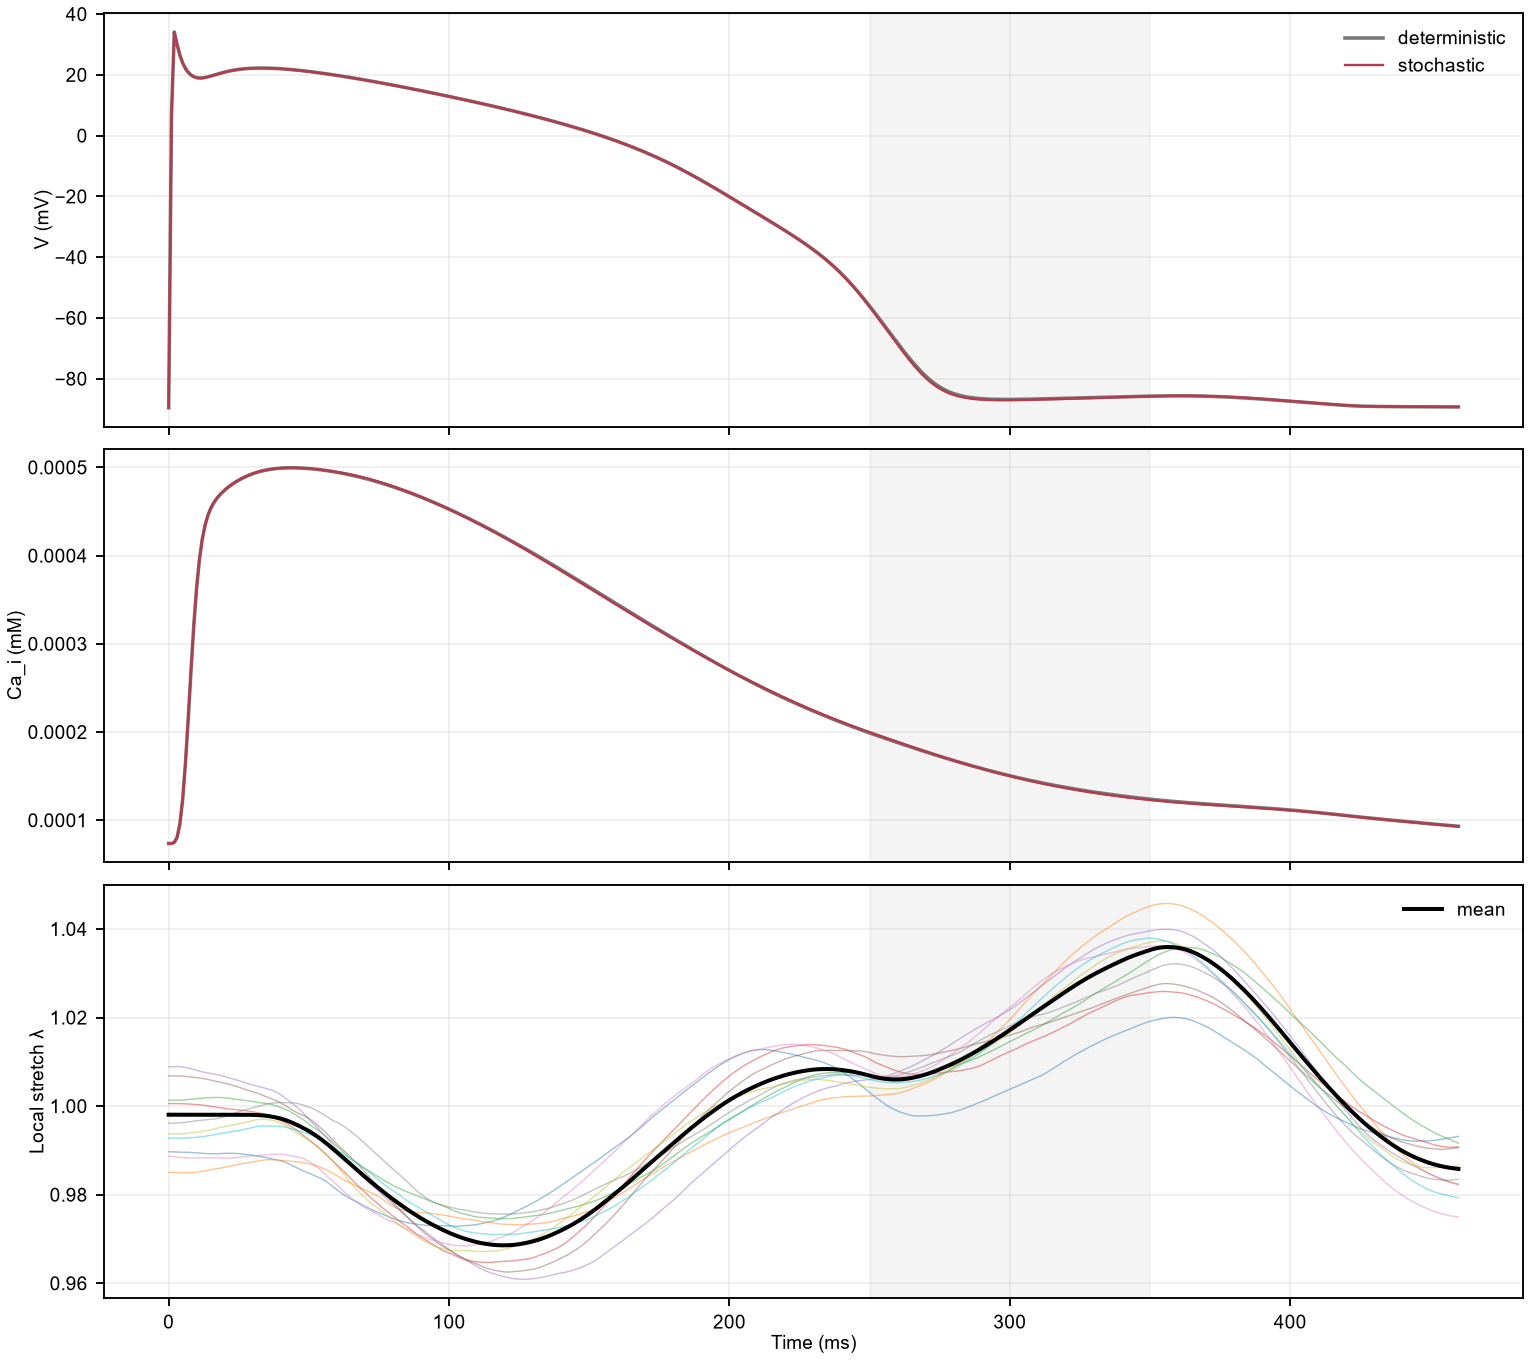

Reproduce this figure in Python.
"""Partitioned closed-loop solver retaining the upstream Euler-Maruyama noise.

The electrical ODE is solved over short windows. Within each window, the
published sarcomere Euler-Maruyama step uses the same random draw at every
fixed-point iteration. This is a numerical co-simulation of two published
modules with an explicitly exploratory activation/length bridge.
"""
from __future__ import annotations

import json
from pathlib import Path

import matplotlib
matplotlib.use("Agg")
import matplotlib.pyplot as plt
import numpy as np
import torch
from scipy.integrate import solve_ivp

from sarcomere_closed_loop import ClosedLoop, initial_state, ROOT, HERE

WINDOW_MS = 20.0


def source_noise(n, steps, amplitudes, seed, dt_ms):
    """The upstream code's iid normal / sqrt(dt_s) convention."""
    rng = np.random.default_rng(seed)
    dt_s = dt_ms/1000
    thermal = rng.normal(0, amplitudes[0], (steps, n))/np.sqrt(dt_s)
    active = rng.normal(0, amplitudes[1], (steps, n))/np.sqrt(dt_s)
    return thermal, active


def mechanical_window(model, start, y0, electrical, noise, pulse, dt_ms=2.0):
    nsteps = electrical.shape[0]-1
    n = model.n
    v = y0[50:50+n].copy()
    x = y0[50+n:50+2*n].copy()
    loc = np.zeros((nsteps+1, 2*n))
    loc[0] = np.r_[v,x]
    lam = np.zeros(nsteps+1)
    lam[0] = 1-model.length_scale*np.mean(x)
    amplitude, onset, offset = pulse
    for j in range(nsteps):
        t = start + j*dt_ms
        act = (float(np.clip((1-electrical[j,46])/model.activation_scale,0,1))
               if model.calcium_motor else 0.)
        p = model.sarcomeres.model_params
        prestrain = amplitude if onset <= t < offset else 0.0
        f_det = (model.sarcomeres.force_single(x,v,act) -
                 p.k_l/(p.mu*p.N)*(np.sum(x)-prestrain))
        eta = (noise[0][:,j] + noise[1][:,j]*
               model.sarcomeres.n_active_motors(v)*act)
        # Identical ordering to the original Model.integrate().
        v_new = v + (f_det+eta)*dt_ms/1000
        x_new = x + v*dt_ms/1000
        v,x = v_new,x_new
        loc[j+1] = np.r_[v,x]
        lam[j+1] = 1-model.length_scale*np.mean(x)
    return loc,lam


def run_stochastic(model, initial, pulse=(-5.,250.,350.), duration=460.,
                   noise_amplitudes=(2.2,9.), seed=20261018,
                   max_iter=4, convergence=1e-5, dt_ms=1.0):
    if duration % WINDOW_MS or WINDOW_MS % dt_ms:
        raise ValueError("duration and window must align with the mechanical grid")
    nsteps = int(duration/dt_ms)
    thermal,active = source_noise(model.n,nsteps,noise_amplitudes,seed,dt_ms)
    state = initial.copy()
    all_states=[state.copy()]
    all_lam=[1-model.length_scale*np.mean(state[50+model.n:])]
    convergence_records=[]
    for start in np.arange(0,duration,WINDOW_MS):
        grid = np.arange(start,start+WINDOW_MS+dt_ms/2,dt_ms)
        first = int(start/dt_ms)
        count=len(grid)-1
        local_noise = (thermal[first:first+count].T,active[first:first+count].T)
        _,_,lam0,dlam0=model.fields(state)
        guess = lam0+(grid-start)*dlam0
        for iteration in range(max_iter):
            dguess = np.gradient(guess, dt_ms)
            def e_rhs(t, y):
                lam=float(np.interp(t,grid,guess)) if model.electrical_feedback else 1.
                dlam=float(np.interp(t,grid,dguess)) if model.electrical_feedback else 0.
                with torch.no_grad():
                    return model.electrical(torch.from_numpy(y),torch.tensor(t),
                                            torch.tensor(lam),torch.tensor(dlam)).numpy()
            sol=solve_ivp(e_rhs,(grid[0],grid[-1]),state[:50],method="BDF",
                          t_eval=grid,max_step=dt_ms,rtol=1e-6,atol=1e-8)
            if not sol.success:
                raise RuntimeError(f"electrical solve failed at {start} ms: {sol.message}")
            local,lam=mechanical_window(model,start,state,sol.y.T,
                                        local_noise,pulse,dt_ms=dt_ms)
            mismatch=float(np.max(np.abs(lam-guess)))
            guess=lam
            if mismatch < convergence:
                break
        convergence_records.append({"start_ms":float(start),
                                    "iterations":iteration+1,
                                    "max_lambda_update":mismatch})
        seg=np.c_[sol.y.T,local]
        all_states.extend(seg[1:])
        all_lam.extend(lam[1:])
        state=seg[-1].copy()
    t=np.arange(0,duration+dt_ms/2,dt_ms)
    state=np.asarray(all_states)
    lam=np.asarray(all_lam)
    return {"time_ms":t,"state":state,"lambda":lam,
            "local_lambda":1-model.length_scale*state[:,50+model.n:],
            "convergence":convergence_records,
            "max_iteration_update":max(x["max_lambda_update"] for x in convergence_records)}


def main():
    torch.set_num_threads(1)
    y0=initial_state()
    deterministic=run_stochastic(ClosedLoop(),y0,noise_amplitudes=(0.,0.))
    reference=np.load(HERE/"sarcomere_closed_loop.npz")
    tt=deterministic["time_ms"].astype(int)
    native=reference["closed_pulse_state"][tt]
    ref_lam=reference["closed_pulse_lambda"][tt]
    errors={"voltage_mV":float(np.max(np.abs(deterministic["state"][:,0]-native[:,0]))),
            "calcium_uM":float(1000*np.max(np.abs(deterministic["state"][:,5]-native[:,5]))),
            "lambda":float(np.max(np.abs(deterministic["lambda"]-ref_lam)))}
    print("deterministic_split_vs_monolithic",errors,flush=True)
    stochastic=run_stochastic(ClosedLoop(),y0)
    report={"method":"partitioned 20-ms electrical BDF / 1-ms Euler-Maruyama refinement of published sarcomere SDE with fixed-point coupling",
            "sarcomere_original_quickstart_dt_ms":2.0,
            "numerical_refinement_dt_ms":1.0,
            "original_noise_amplitudes":[2.2,9.],
            "deterministic_split_vs_monolithic_max_abs":errors,
            "stochastic_max_iteration_update":stochastic["max_iteration_update"],
            "windows_at_iteration_limit":int(sum(x["iterations"]==4 and x["max_lambda_update"]>=1e-5 for x in stochastic["convergence"])),
            "stochastic_lambda_range":[float(stochastic["lambda"].min()),float(stochastic["lambda"].max())],
            "stochastic_local_lambda_std_peak":float(stochastic["local_lambda"].std(axis=1).max()),
            "stochastic_vs_deterministic_V_max_mV":float(np.max(np.abs(stochastic["state"][:,0]-deterministic["state"][:,0]))),
            "interpretation_limit":"Exploratory Land thin-filament activation and length scale; no force-unit matching or synchronized AP/Ca/sarcomere experimental validation"}
    (HERE/"sarcomere_stochastic_cosim.json").write_text(json.dumps(report,indent=2),encoding="utf-8")
    np.savez_compressed(HERE/"sarcomere_stochastic_cosim.npz",
                        time_ms=stochastic["time_ms"],state=stochastic["state"],
                        lambda_mean=stochastic["lambda"],local_lambda=stochastic["local_lambda"],
                        deterministic_state=deterministic["state"],
                        deterministic_lambda=deterministic["lambda"])
    fig,ax=plt.subplots(3,1,figsize=(9,8),sharex=True,layout="constrained")
    t=stochastic["time_ms"]
    for j,label in ((0,"V (mV)"),(5,"Ca_i (mM)")):
        row=0 if j==0 else 1
        ax[row].plot(t,deterministic["state"][:,j],color="#777",label="deterministic")
        ax[row].plot(t,stochastic["state"][:,j],color="#b43b4d",label="stochastic",lw=1)
        ax[row].set_ylabel(label)
    ax[2].plot(t,stochastic["local_lambda"][:,::2],lw=.6,alpha=.45)
    ax[2].plot(t,stochastic["lambda"],color="black",lw=1.7,label="mean")
    ax[2].set_ylabel("Local stretch λ")
    for a in ax:
        a.axvspan(250,350,color="#ddd",alpha=.3)
        a.grid(alpha=.2)
    ax[0].legend(frameon=False)
    ax[2].legend(frameon=False)
    ax[-1].set_xlabel("Time (ms)")
    fig.savefig(HERE/"sarcomere_stochastic_cosim.png",dpi=170)
    print(json.dumps(report,indent=2),flush=True)


if __name__=="__main__":
    main()
